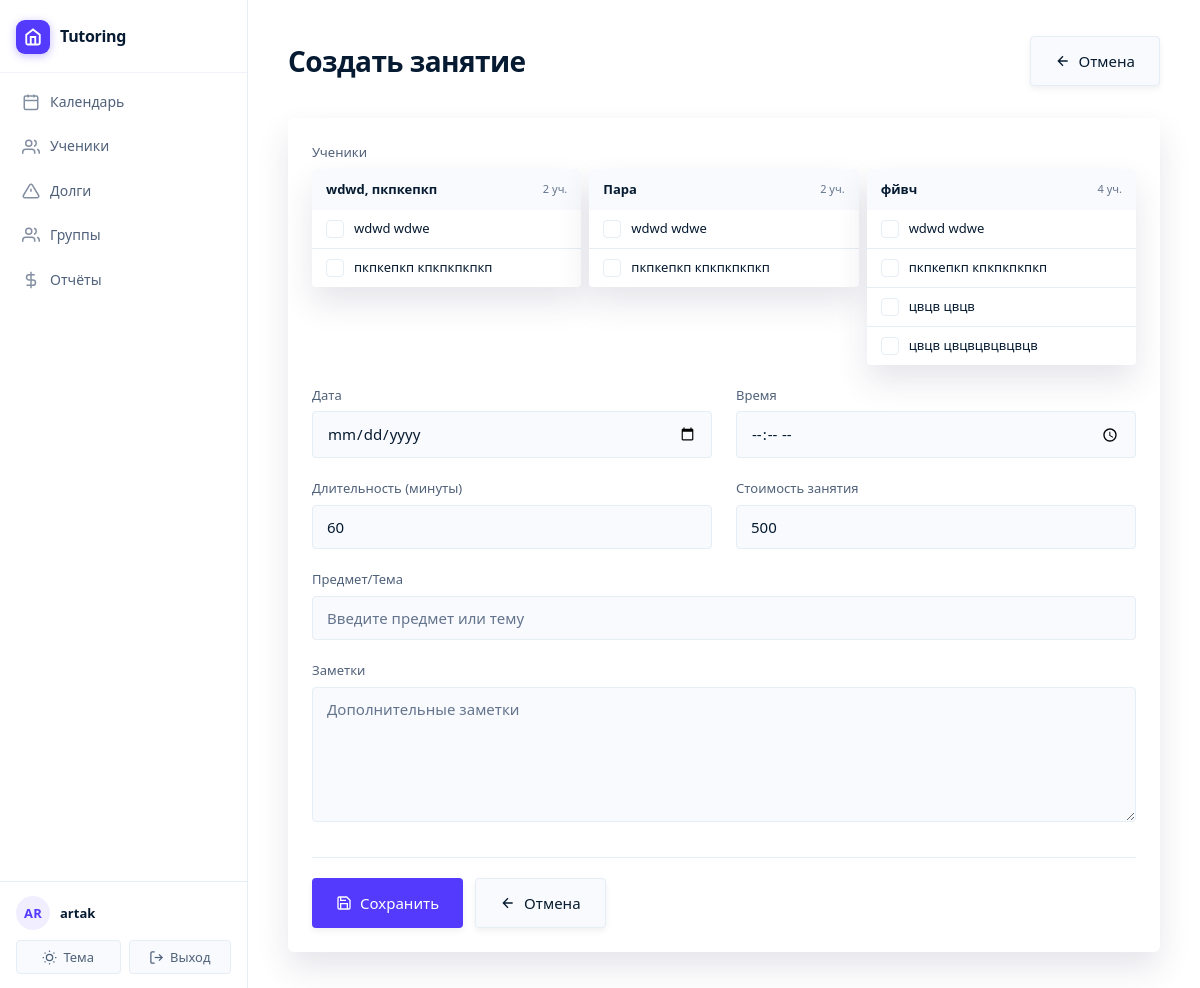
/lesson/create/ (signed in), run on the app's committed database.
### main/models.py (models this page shows, shortened)
class StudentGroup(models.Model):
    tutor = models.ForeignKey(Tutor, on_delete=models.CASCADE, related_name='groups', verbose_name='Репетитор')
    name = models.CharField(max_length=200, verbose_name='Название группы')
    description = models.TextField(blank=True, verbose_name='Описание')
    created_at = models.DateTimeField(auto_now_add=True, verbose_name='Дата создания')
    updated_at = models.DateTimeField(auto_now=True, verbose_name='Дата обновления')
    is_active = models.BooleanField(default=True, verbose_name='Активна')
    class Meta:
        verbose_name = 'Группа учеников'
        verbose_name_plural = 'Группы учеников'
        ordering = ['name']

class Student(models.Model):
    tutor = models.ForeignKey(Tutor, on_delete=models.CASCADE, related_name='students', verbose_name='Репетитор')
    groups = models.ManyToManyField(StudentGroup, related_name='students', blank=True, verbose_name='Группы')
    first_name = models.CharField(max_length=100, verbose_name='Имя')
    last_name = models.CharField(max_length=100, verbose_name='Фамилия')
    phone = models.CharField(max_length=20, blank=True, null=True, verbose_name='Телефон')
    telegram = models.CharField(max_length=20, blank=True, null=True, verbose_name='Телеграм')
    created_at = models.DateTimeField(auto_now_add=True, verbose_name='Дата создания')
    updated_at = models.DateTimeField(auto_now=True, verbose_name='Дата обновления')
    grade = models.CharField(max_length=10, blank=True, null=True, verbose_name='Класс')
    notes = models.TextField(blank=True, verbose_name='Заметки')
    is_active = models.BooleanField(default=True, verbose_name='Активен')
    default_price = models.DecimalField(
        max_digits=10,
        decimal_places=2,
        null=True,
        blank=True,
        verbose_name='Цена по умолчанию'
    )
    prepaid_balance = models.DecimalField(
        max_digits=10,
        decimal_places=2,
        default=Decimal('0.00'),
        verbose_name='Баланс предоплаты'
    )
    class Meta:
        verbose_name = 'Ученик'
        verbose_name_plural = 'Ученики'
        ordering = ['last_name', 'first_name']
    def __str__(self):
        return f"{self.last_name} {self.first_name}"

### main/views.py (the view)
# urls.py: path('lesson/create/', views.lesson_create, name='lesson_create'),
@login_required
def lesson_create(request):
    tutor = get_tutor(request)
    if not tutor:
        messages.error(request, 'Профиль репетитора не найден.')
        return redirect('calendar')
    initial_date = request.GET.get('date', None)
    if request.method == 'POST':
        form = LessonForm(request.POST, tutor=tutor)
        if form.is_valid():
            lesson = form.save(commit=False)
            lesson.tutor = tutor
            lesson.save()
            form.save_m2m()  # Сохраняем ManyToMany связи
            messages.success(request, f'Занятие успешно создано.')
            return redirect('lesson_detail', pk=lesson.pk)
    else:
        form = LessonForm(tutor=tutor, initial_date=initial_date)
    return render(request, 'main/lesson_form.html', {
        'form': form,
        'title': 'Создать занятие'
    })

### main/templates/main/lesson_form.html (shortened to what this page needs)
{% extends 'main/base.html' %}
{% block content %}
<div class="page-header">
    <h1>{{ title }}</h1>
    <div class="page-actions">
        {% if lesson %}
            <a href="{% url 'lesson_detail' lesson.pk %}" class="btn btn-secondary">
                <svg width="16" height="16" viewBox="0 0 24 24" fill="none" stroke="currentColor" stroke-width="2">
                    <path d="M19 12H5M12 19l-7-7 7-7"/>
                </svg>
                Отмена
            </a>
        {% else %}
            <a href="{% url 'calendar' %}" class="btn btn-secondary">
                <svg width="16" height="16" viewBox="0 0 24 24" fill="none" stroke="currentColor" stroke-width="2">
                    <path d="M19 12H5M12 19l-7-7 7-7"/>
                </svg>
                Отмена
            </a>
        {% endif %}
    </div>
</div>
<div class="card">
<form method="post">
    <div class="form-group">
        <label class="form-label" for="{{ form.students.id_for_label }}">{{ form.students.label }}</label>
        {{ form.students }}
    </div>
    <div class="form-grid-2">
        <div class="form-group">
            <label class="form-label" for="{{ form.date.id_for_label }}">{{ form.date.label }}</label>
            {{ form.date }}
        </div>
        <div class="form-group">
            <label class="form-label" for="{{ form.time.id_for_label }}">{{ form.time.label }}</label>
            {{ form.time }}
        </div>
        <div class="form-group">
            <label class="form-label" for="{{ form.duration.id_for_label }}">{{ form.duration.label }}</label>
            {{ form.duration }}
        </div>
        <div class="form-group">
            <label class="form-label" for="{{ form.lesson_price.id_for_label }}">{{ form.lesson_price.label }}</label>
            {{ form.lesson_price }}
        </div>
    </div>
    <div class="form-group">
        <label class="form-label" for="{{ form.subject.id_for_label }}">{{ form.subject.label }}</label>
        {{ form.subject }}
    </div>
    <div class="form-group">
        <label class="form-label" for="{{ form.notes.id_for_label }}">{{ form.notes.label }}</label>
        {{ form.notes }}
    </div>
    <div class="form-actions">
        <button type="submit" class="btn">
            <svg width="16" height="16" viewBox="0 0 24 24" fill="none" stroke="currentColor" stroke-width="2">
                <path d="M19 21H5a2 2 0 0 1-2-2V5a2 2 0 0 1 2-2h11l5 5v11a2 2 0 0 1-2 2z"/>
                <polyline points="17 21 17 13 7 13 7 21"/>
                <polyline points="7 3 7 8 15 8"/>
            </svg>
            Сохранить
        </button>
        {% if lesson %}
            <a href="{% url 'lesson_detail' lesson.pk %}" class="btn btn-secondary">
                <svg width="16" height="16" viewBox="0 0 24 24" fill="none" stroke="currentColor" stroke-width="2">
                    <path d="M19 12H5M12 19l-7-7 7-7"/>
                </svg>
                Отмена
            </a>
        {% else %}
            <a href="{% url 'calendar' %}" class="btn btn-secondary">
                <svg width="16" height="16" viewBox="0 0 24 24" fill="none" stroke="currentColor" stroke-width="2">
                    <path d="M19 12H5M12 19l-7-7 7-7"/>
                </svg>
                Отмена
            </a>
        {% endif %}
    </div>
</form>
</div>
{% endblock %}

### main/templates/main/base.html (shortened to what this page needs)
{% load static %}
<!DOCTYPE html>
<html lang="ru">
<head>
    <link rel="stylesheet" href="{% static 'css/main.css' %}">
</head>
<body>
    <div class="app-layout">
        <aside class="sidebar" id="sidebar">
            <div class="sidebar-header">
                <a href="{% url 'calendar' %}" class="sidebar-logo">
                    <div class="sidebar-logo-mark">
                        <svg viewBox="0 0 24 24" fill="none" stroke="currentColor" stroke-width="2.5">
                            <path d="M3 9l9-7 9 7v11a2 2 0 0 1-2 2H5a2 2 0 0 1-2-2z"/>
                            <polyline points="9 22 9 12 15 12 15 22"/>
                        </svg>
                    </div>
                    <span class="sidebar-logo-text">Tutoring</span>
                </a>
            </div>
            <div class="sidebar-main">
                {% if user.is_authenticated %}
                    <nav class="sidebar-nav">
                        <a href="{% url 'calendar' %}" {% if request.resolver_match.url_name == 'calendar' %}class="active"{% endif %}>
                            <svg viewBox="0 0 24 24" fill="none" stroke="currentColor" stroke-width="2">
                                <rect x="3" y="4" width="18" height="18" rx="2" ry="2"/>
                                <line x1="16" y1="2" x2="16" y2="6"/>
                                <line x1="8" y1="2" x2="8" y2="6"/>
                                <line x1="3" y1="10" x2="21" y2="10"/>
                            </svg>
                            <span>Календарь</span>
                        </a>
                        <a href="{% url 'student_list' %}" >
                            <svg viewBox="0 0 24 24" fill="none" stroke="currentColor" stroke-width="2">
                                <path d="M17 21v-2a4 4 0 0 0-4-4H5a4 4 0 0 0-4 4v2"/>
                                <circle cx="9" cy="7" r="4"/>
                                <path d="M23 21v-2a4 4 0 0 0-3-3.87M16 3.13a4 4 0 0 1 0 7.75"/>
                            </svg>
                            <span>Ученики</span>
                        </a>
                        <a href="{% url 'students_debt_list' %}" {% if request.resolver_match.url_name == 'students_debt_list' %}class="active"{% endif %}>
                            <svg viewBox="0 0 24 24" fill="none" stroke="currentColor" stroke-width="2">
                                <path d="M10.29 3.86L1.82 18a2 2 0 0 0 1.71 3h16.94a2 2 0 0 0 1.71-3L13.71 3.86a2 2 0 0 0-3.42 0z"/>
                                <line x1="12" y1="9" x2="12" y2="13"/>
                                <line x1="12" y1="17" x2="12.01" y2="17"/>
                            </svg>
                            <span>Долги</span>
                        </a>
                        <a href="{% url 'group_list' %}" {% if 'group' in request.resolver_match.url_name %}class="active"{% endif %}>
                            <svg viewBox="0 0 24 24" fill="none" stroke="currentColor" stroke-width="2">
                                <path d="M17 21v-2a4 4 0 0 0-4-4H5a4 4 0 0 0-4 4v2"/>
                                <circle cx="9" cy="7" r="4"/>
                                <path d="M23 21v-2a4 4 0 0 0-3-3.87"/>
                                <path d="M16 3.13a4 4 0 0 1 0 7.75"/>
                            </svg>
                            <span>Группы</span>
                        </a>
                        <a href="{% url 'profit_report' %}" {% if request.resolver_match.url_name == 'profit_report' %}class="active"{% endif %}>
                            <svg viewBox="0 0 24 24" fill="none" stroke="currentColor" stroke-width="2">
                                <line x1="12" y1="1" x2="12" y2="23"/>
                                <path d="M17 5H9.5a3.5 3.5 0 0 0 0 7h5a3.5 3.5 0 0 1 0 7H6"/>
                            </svg>
                            <span>Отчёты</span>
                        </a>
                    </nav>
                {% endif %}
            </div>
            {% if user.is_authenticated %}
            <div class="sidebar-footer">
                <div class="sidebar-user-row">
                    <div class="sidebar-avatar">{{ user.get_full_name|default:user.username|slice:":2"|upper }}</div>
                    <div class="sidebar-user-info">
                        <div class="sidebar-user-name">{{ user.get_full_name|default:user.username }}</div>
                    </div>
                </div>
                <div class="sidebar-footer-actions">
                    <button class="theme-toggle" id="theme-toggle" aria-label="Переключить тему">
                        Тема
                    </button>
                    <form method="post" action="{% url 'logout' %}" style="flex: 1; display: flex;">
                        <button type="submit" class="sidebar-logout-btn">
                            <svg viewBox="0 0 24 24" fill="none" stroke="currentColor" stroke-width="2">
                                <path d="M9 21H5a2 2 0 0 1-2-2V5a2 2 0 0 1 2-2h4"/>
                                <polyline points="16 17 21 12 16 7"/>
                                <line x1="21" y1="12" x2="9" y2="12"/>
                            </svg>
                            Выход
                        </button>
                    </form>
                </div>
            </div>
            {% endif %}
        </aside>
        <main class="main-shell">
            <div class="main-inner">
                {% block content %}{% endblock %}
            </div>
        </main>
    </div>
</body>
</html>

### main/templates/main/widgets/grouped_student_widget.html (shortened to what this page needs)
<div class="grouped-student-selector" data-widget-name="{{ widget.name }}">
    {% for group in groups %}
    <div class="student-group-block" data-group-id="{{ group.pk }}">
        <div class="group-header">
            <div class="group-name">{{ group.name }}</div>
            <div class="group-count">{{ group.students.count }} уч.</div>
        </div>
        <div class="student-items">
            {% for student in group.students.all %}
            <div class="student-item" data-student-id="{{ student.pk }}" data-group-id="{{ group.pk }}" data-default-price="{{ student.default_price|default:'' }}">
                <div class="student-item-check"></div>
                <label class="student-item-label" for="student_{{ student.pk }}">
                    {{ student.first_name }} {{ student.last_name }}
                </label>
            </div>
            {% endfor %}
        </div>
    </div>
    {% endfor %}
</div>

### data on the page
StudentGroup: name "wdwd, пкпкепкп", students.count "2"
Student: first_name "wdwd", last_name "wdwe"
Student: first_name "пкпкепкп", last_name "кпкпкпкпкп"
StudentGroup: name "Пара", students.count "2"
StudentGroup: name "фйвч", students.count "4"
Student: first_name "цвцв", last_name "цвцв"
Student: first_name "цвцв", last_name "цвцвцвцвцвцв"

### other printed values
{{ user.get_full_name|default:user.username|slice:":2"|upper }} "AR"
{{ user.get_full_name|default:user.username }} "artak"
{{ title }} "Создать занятие"
